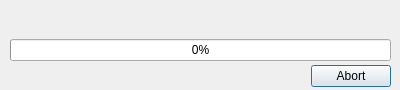
<?xml version="1.0" encoding="UTF-8"?>
<ui version="4.0">
 <class>WaitingDialog</class>
 <widget class="QDialog" name="WaitingDialog">
  <property name="windowModality">
   <enum>Qt::WindowModal</enum>
  </property>
  <property name="geometry">
   <rect>
    <x>0</x>
    <y>0</y>
    <width>400</width>
    <height>90</height>
   </rect>
  </property>
  <property name="windowTitle">
   <string>Dialog</string>
  </property>
  <property name="sizeGripEnabled">
   <bool>false</bool>
  </property>
  <widget class="QWidget" name="verticalLayoutWidget">
   <property name="geometry">
    <rect>
     <x>10</x>
     <y>10</y>
     <width>381</width>
     <height>51</height>
    </rect>
   </property>
   <layout class="QVBoxLayout" name="verticalLayout">
    <property name="sizeConstraint">
     <enum>QLayout::SetNoConstraint</enum>
    </property>
    <item>
     <widget class="QLabel" name="message">
      <property name="sizePolicy">
       <sizepolicy hsizetype="Preferred" vsizetype="Expanding">
        <horstretch>0</horstretch>
        <verstretch>0</verstretch>
       </sizepolicy>
      </property>
      <property name="text">
       <string/>
      </property>
     </widget>
    </item>
    <item>
     <widget class="QProgressBar" name="progress">
      <property name="value">
       <number>0</number>
      </property>
     </widget>
    </item>
   </layout>
  </widget>
  <widget class="QDialogButtonBox" name="buttonBox">
   <property name="geometry">
    <rect>
     <x>10</x>
     <y>60</y>
     <width>381</width>
     <height>32</height>
    </rect>
   </property>
   <property name="orientation">
    <enum>Qt::Horizontal</enum>
   </property>
   <property name="standardButtons">
    <set>QDialogButtonBox::Abort</set>
   </property>
  </widget>
 </widget>
 <resources/>
 <connections>
  <connection>
   <sender>buttonBox</sender>
   <signal>accepted()</signal>
   <receiver>WaitingDialog</receiver>
   <slot>accept()</slot>
   <hints>
    <hint type="sourcelabel">
     <x>248</x>
     <y>254</y>
    </hint>
    <hint type="destinationlabel">
     <x>157</x>
     <y>274</y>
    </hint>
   </hints>
  </connection>
  <connection>
   <sender>buttonBox</sender>
   <signal>rejected()</signal>
   <receiver>WaitingDialog</receiver>
   <slot>reject()</slot>
   <hints>
    <hint type="sourcelabel">
     <x>316</x>
     <y>260</y>
    </hint>
    <hint type="destinationlabel">
     <x>286</x>
     <y>274</y>
    </hint>
   </hints>
  </connection>
 </connections>
</ui>
